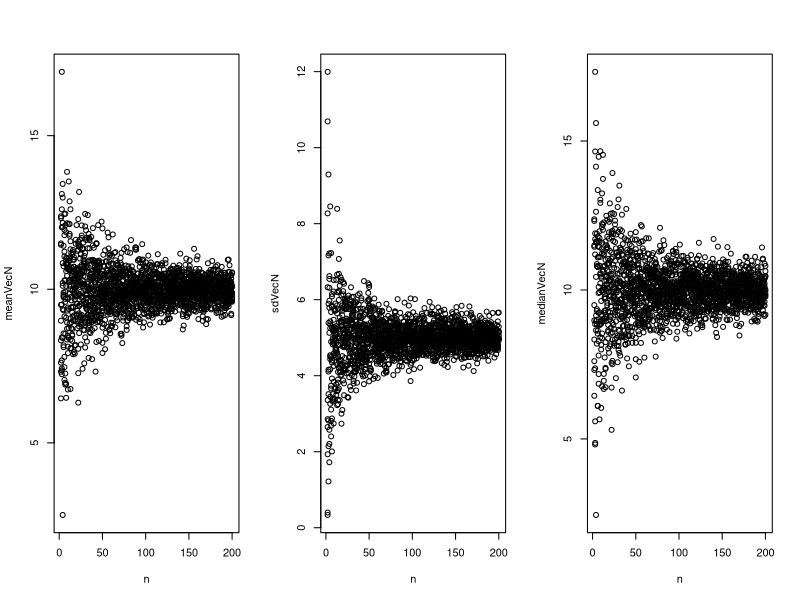
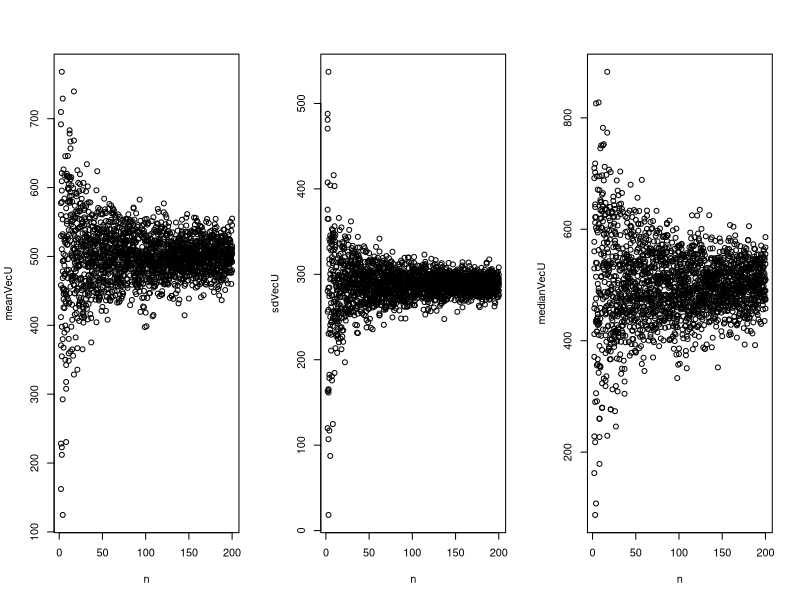

Generate these figures, in order, with R:

#2.1.1 SUM function for just one number
value<-0
for(i in 1:10){
  value<-value+i
}


#2.1.2 CUMSUM function for just one number
vec<-1:10
for(i in 2:10){
  vec[i]<-vec[i]+vec[i-1]
}


#2.2 More than a mean
#setup somem blank vectors
#
n<-rep(2:200,10)
meanVecN<-rep(NA, length(n))
sdVecN<-rep(NA, length(n))
medianVecN<-rep(NA, length(n))

meanVecU<-rep(NA, length(n))
sdVecU<-rep(NA, length(n))
medianVecU<-rep(NA, length(n))

#the loop!
for(i in 1:length(n)){
	
  #first, take samples from populations
  normSamp<-rnorm(n[i], 10, 5)
  USamp<-runif(n[i], 0,1000)

	#calculate summary statistics  
    meanVecN[i] <- mean(normSamp) 
    sdVecN[i] <- sd(normSamp)
    medianVecN[i] <- median(normSamp)
    meanVecU[i] <- mean(USamp)
    sdVecU[i] <- sd(USamp)
    medianVecU[i] <- median(USamp)
}

#plotting
#first use mfrow to make a 1 row x 3 col plot
par(mfrow=c(1,3))
plot(n, meanVecN)
plot(n, sdVecN)
plot(n, medianVecN)


plot(n, meanVecU)
plot(n, sdVecU)
plot(n, medianVecU)

#reset back to 1x1 for good hygiene
par(mfrow=c(1,1))
